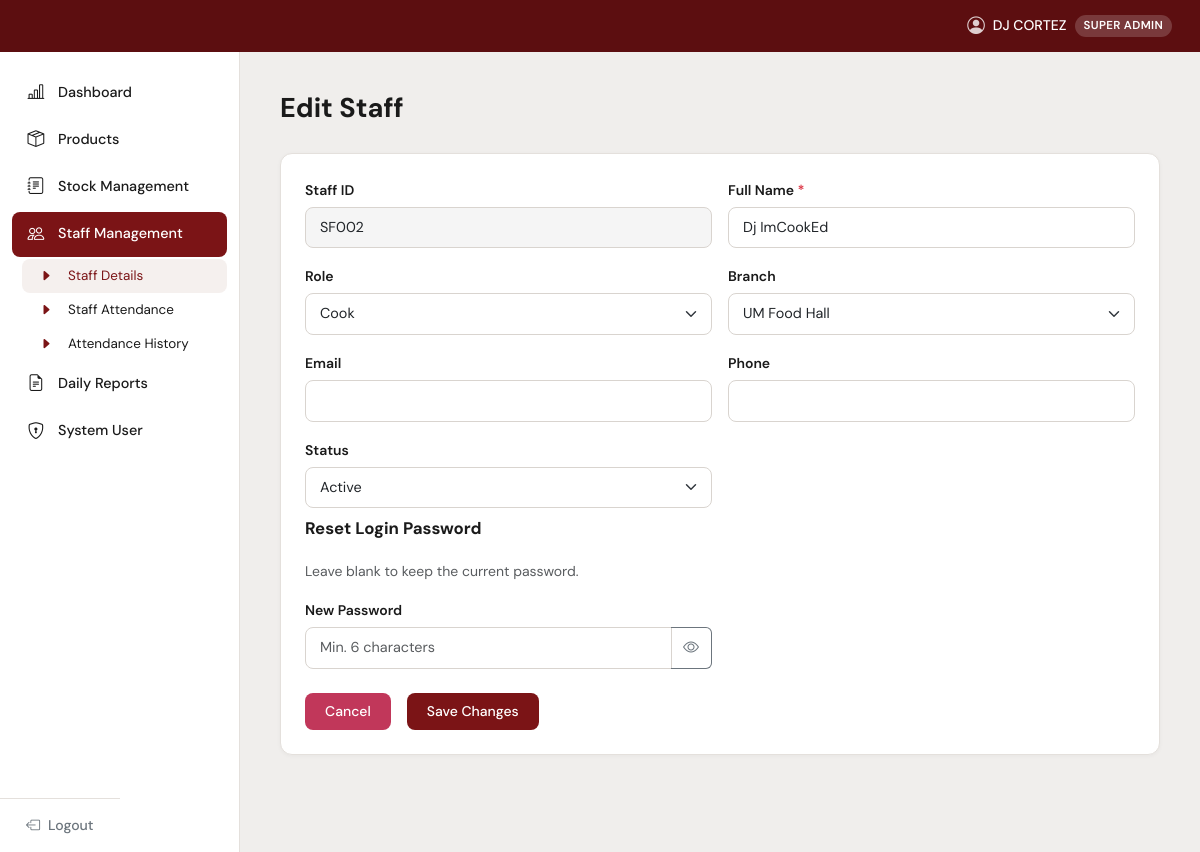
The page /edit_staff.php?id=7 (signed in) on the database its author committed.
### tables this page shows
CREATE TABLE `staff` (
  `id` int(11) NOT NULL,
  `staff_id` varchar(20) NOT NULL,
  `full_name` varchar(150) NOT NULL,
  `role` enum('Cashier','Manager','Cook','Helper') DEFAULT 'Cashier',
  `branch_id` int(11) DEFAULT NULL,
  `status` enum('Active','Inactive') DEFAULT 'Active',
  `email` varchar(150) DEFAULT NULL,
  `phone` varchar(20) DEFAULT NULL,
  `created_at` timestamp NOT NULL DEFAULT current_timestamp()
);

CREATE TABLE `branches` (
  `id` int(11) NOT NULL,
  `name` varchar(100) NOT NULL,
  `code` varchar(20) NOT NULL,
  `address` varchar(255) DEFAULT NULL
);

### includes/config.php (called while the page is built, shortened)
<?php
function userRole() {
    return $_SESSION['role'] ?? '';
}
function hasRole(string $min_role): bool {
    $levels = ['staff' => 1, 'admin' => 2, 'super_admin' => 3];
    $current = $levels[userRole()] ?? 0;
    $required = $levels[$min_role] ?? 99;
    return $current >= $required;
}
?>

### edit_staff.php (the view, shortened to what this page needs)
<?php
require_once 'includes/config.php';
$db = getDB();
$id     = (int)($_GET['id'] ?? 0);
$member = $db->query("SELECT * FROM staff WHERE id=$id")->fetch_assoc();
$branches   = $db->query("SELECT * FROM branches ORDER BY id")->fetch_all(MYSQLI_ASSOC);
include 'includes/header.php';
?>
<div class="page-title mb-4">Edit Staff</div>
<div class="c-card p-4">
    <form method="POST">
        <div class="row g-3">
            <div class="col-md-6">
                <label class="form-label">Staff ID</label>
                <input type="text" class="form-control"
                       value="<?= htmlspecialchars($member['staff_id']) ?>"
                       readonly style="background:#f5f5f5;">
            </div>
            <div class="col-md-6">
                <label class="form-label">Full Name <span class="text-danger">*</span></label>
                <input type="text" name="full_name" class="form-control"
                       value="<?= htmlspecialchars($member['full_name']) ?>" required>
            </div>
            <div class="col-md-6">
                <label class="form-label">Role</label>
                <select name="role" class="form-select">
                    <?php foreach (['Cashier','Manager','Cook','Helper'] as $r): ?>
                    <option <?= $member['role'] === $r ? 'selected' : '' ?>><?= $r ?></option>
                    <?php endforeach; ?>
                </select>
            </div>
            <div class="col-md-6">
                <label class="form-label">Branch</label>
                <select name="branch_id" class="form-select">
                    <?php foreach ($branches as $b): ?>
                    <option value="<?= $b['id'] ?>" <?= $b['id'] == $member['branch_id'] ? 'selected' : '' ?>>
                        <?= htmlspecialchars($b['name']) ?>
                    </option>
                    <?php endforeach; ?>
                </select>
            </div>
            <div class="col-md-6">
                <label class="form-label">Email</label>
                <input type="email" name="email" class="form-control"
                       value="<?= htmlspecialchars($member['email'] ?? '') ?>">
            </div>
            <div class="col-md-6">
                <label class="form-label">Phone</label>
                <input type="text" name="phone" class="form-control"
                       value="<?= htmlspecialchars($member['phone'] ?? '') ?>">
            </div>
            <div class="col-md-6">
                <label class="form-label">Status</label>
                <select name="status" class="form-select">
                    <option <?= $member['status'] === 'Active'   ? 'selected' : '' ?>>Active</option>
                </select>
            </div>
            <?php if (hasRole('admin')): ?>
            <div class="col-12 mt-2">
                <div class="section-title">Reset Login Password</div>
                <p class="text-muted mb-0" style="font-size:.875rem;">Leave blank to keep the current password.</p>
            </div>
            <div class="col-md-6">
                <label class="form-label">New Password</label>
                <div class="input-group">
                    <input type="password" name="new_password" id="resetPwInput" class="form-control"
                           minlength="6" placeholder="Min. 6 characters">
                    <button type="button" class="btn btn-outline-secondary" id="toggleResetPw"
                            style="border-left:none;">
                        <i class="bi bi-eye" id="toggleResetPwIcon"></i>
                    </button>
                </div>
            </div>
            <?php endif; ?>
        </div>
        <div class="d-flex gap-3 mt-4">
            <a href="staff.php" class="btn btn-crimson">Cancel</a>
            <button type="submit" class="btn btn-maroon">Save Changes</button>
        </div>
    </form>
</div>
<?php include 'includes/footer.php'; ?>

### includes/header.php (style rules this page uses)
:root { --maroon: #7B1416; --maroon-dark: #5C0E10; --maroon-light: #A03030; --crimson: #C1375A; --bg-body: #F0EEEC; --sidebar-w: 240px; --header-h: 52px; --text-main: #1a1a1a; --text-muted: #6c757d; --card-bg: #FFFFFF; --border: #E4E0DC; --tbl-header: #EAE6E2; }
*, *::before, *::after { box-sizing: border-box; margin: 0; padding: 0; }
body { font-family: 'DM Sans', sans-serif; background: var(--bg-body); color: var(--text-main); min-height: 100vh; }
.page-title { font-size: 1.7rem; font-weight: 700; margin-bottom: 4px; }
.c-card { background: var(--card-bg); border-radius: 12px; border: 1px solid var(--border); box-shadow: 0 1px 4px rgba(0,0,0,.04); }
.btn-maroon { background: var(--maroon); color: #fff; border: none; border-radius: 8px; padding: 8px 20px; font-size: .875rem; font-weight: 500; transition: background .15s; }
.btn-crimson { background: var(--crimson); color: #fff; border: none; border-radius: 8px; padding: 8px 20px; font-size: .875rem; font-weight: 500; transition: background .15s; }
.form-label { font-weight: 600; font-size: .875rem; margin-bottom: 6px; }
.form-control, .form-select { border: 1.5px solid #D9D4CF; border-radius: 8px; padding: 9px 14px; font-size: .9rem; }
.section-title { font-size: 1.05rem; font-weight: 700; margin-bottom: 20px; }

### rows shown on the page
staff: staff "SF002", full_name "Dj ImCookEd", role "Cook", branch_id "UM Food Hall", status "Active"

### other values the page prints
$_SESSION['full_name'] "DJ CORTEZ"
roleBadge($_role) "SUPER ADMIN"
